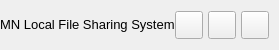
           <widget class="QFrame" name="contentTopBg">
            <property name="minimumSize">
             <size>
              <width>0</width>
              <height>50</height>
             </size>
            </property>
            <property name="maximumSize">
             <size>
              <width>16777215</width>
              <height>50</height>
             </size>
            </property>
            <property name="frameShape">
             <enum>QFrame::Shape::NoFrame</enum>
            </property>
            <property name="frameShadow">
             <enum>QFrame::Shadow::Raised</enum>
            </property>
            <layout class="QHBoxLayout" name="horizontalLayout">
             <property name="spacing">
              <number>0</number>
             </property>
             <property name="leftMargin">
              <number>0</number>
             </property>
             <property name="topMargin">
              <number>0</number>
             </property>
             <property name="rightMargin">
              <number>10</number>
             </property>
             <property name="bottomMargin">
              <number>0</number>
             </property>
             <item>
              <widget class="QFrame" name="leftBox">
               <property name="sizePolicy">
                <sizepolicy hsizetype="Expanding" vsizetype="Preferred">
                 <horstretch>0</horstretch>
                 <verstretch>0</verstretch>
                </sizepolicy>
               </property>
               <property name="frameShape">
                <enum>QFrame::Shape::NoFrame</enum>
               </property>
               <property name="frameShadow">
                <enum>QFrame::Shadow::Raised</enum>
               </property>
               <layout class="QHBoxLayout" name="horizontalLayout_3">
                <property name="spacing">
                 <number>0</number>
                </property>
                <property name="leftMargin">
                 <number>0</number>
                </property>
                <property name="topMargin">
                 <number>0</number>
                </property>
                <property name="rightMargin">
                 <number>0</number>
                </property>
                <property name="bottomMargin">
                 <number>0</number>
                </property>
                <item>
                 <widget class="QLabel" name="titleRightInfo">
                  <property name="sizePolicy">
                   <sizepolicy hsizetype="Preferred" vsizetype="Expanding">
                    <horstretch>0</horstretch>
                    <verstretch>0</verstretch>
                   </sizepolicy>
                  </property>
                  <property name="maximumSize">
                   <size>
                    <width>16777215</width>
                    <height>45</height>
                   </size>
                  </property>
                  <property name="font">
                   <font>
                    <family>Segoe UI</family>
                    <pointsize>10</pointsize>
                    <italic>false</italic>
                    <bold>false</bold>
                   </font>
                  </property>
                  <property name="text">
                   <string>MN Local File Sharing System</string>
                  </property>
                  <property name="alignment">
                   <set>Qt::AlignmentFlag::AlignLeading|Qt::AlignmentFlag::AlignLeft|Qt::AlignmentFlag::AlignVCenter</set>
                  </property>
                 </widget>
                </item>
               </layout>
              </widget>
             </item>
             <item alignment="Qt::AlignmentFlag::AlignRight">
              <widget class="QFrame" name="rightButtons">
               <property name="minimumSize">
                <size>
                 <width>0</width>
                 <height>28</height>
                </size>
               </property>
               <property name="frameShape">
                <enum>QFrame::Shape::NoFrame</enum>
               </property>
               <property name="frameShadow">
                <enum>QFrame::Shadow::Raised</enum>
               </property>
               <layout class="QHBoxLayout" name="horizontalLayout_2">
                <property name="spacing">
                 <number>5</number>
                </property>
                <property name="leftMargin">
                 <number>0</number>
                </property>
                <property name="topMargin">
                 <number>0</number>
                </property>
                <property name="rightMargin">
                 <number>0</number>
                </property>
                <property name="bottomMargin">
                 <number>0</number>
                </property>
                <item>
                 <widget class="QPushButton" name="minimizeAppBtn">
                  <property name="minimumSize">
                   <size>
                    <width>28</width>
                    <height>28</height>
                   </size>
                  </property>
                  <property name="maximumSize">
                   <size>
                    <width>28</width>
                    <height>28</height>
                   </size>
                  </property>
                  <property name="cursor">
                   <cursorShape>PointingHandCursor</cursorShape>
                  </property>
                  <property name="toolTip">
                   <string>Minimize</string>
                  </property>
                  <property name="text">
                   <string/>
                  </property>
                  <property name="icon">
                   <iconset resource="../resources.qrc">
                    <normaloff>:/icons/icons/icon_minimize.png</normaloff>:/icons/icons/icon_minimize.png</iconset>
                  </property>
                  <property name="iconSize">
                   <size>
                    <width>20</width>
                    <height>20</height>
                   </size>
                  </property>
                 </widget>
                </item>
                <item>
                 <widget class="QPushButton" name="maximizeRestoreAppBtn">
                  <property name="minimumSize">
                   <size>
                    <width>28</width>
                    <height>28</height>
                   </size>
                  </property>
                  <property name="maximumSize">
                   <size>
                    <width>28</width>
                    <height>28</height>
                   </size>
                  </property>
                  <property name="font">
                   <font>
                    <family>Segoe UI</family>
                    <pointsize>10</pointsize>
                    <italic>false</italic>
                    <bold>false</bold>
                    <stylestrategy>PreferDefault</stylestrategy>
                   </font>
                  </property>
                  <property name="cursor">
                   <cursorShape>PointingHandCursor</cursorShape>
                  </property>
                  <property name="toolTip">
                   <string>Maximize</string>
                  </property>
                  <property name="text">
                   <string/>
                  </property>
                  <property name="icon">
                   <iconset resource="../resources.qrc">
                    <normaloff>:/icons/icons/icon_maximize.png</normaloff>:/icons/icons/icon_maximize.png</iconset>
                  </property>
                  <property name="iconSize">
                   <size>
                    <width>20</width>
                    <height>20</height>
                   </size>
                  </property>
                 </widget>
                </item>
                <item>
                 <widget class="QPushButton" name="closeAppBtn">
                  <property name="minimumSize">
                   <size>
                    <width>28</width>
                    <height>28</height>
                   </size>
                  </property>
                  <property name="maximumSize">
                   <size>
                    <width>28</width>
                    <height>28</height>
                   </size>
                  </property>
                  <property name="cursor">
                   <cursorShape>PointingHandCursor</cursorShape>
                  </property>
                  <property name="toolTip">
                   <string>Close</string>
                  </property>
                  <property name="text">
                   <string/>
                  </property>
                  <property name="icon">
                   <iconset resource="../resources.qrc">
                    <normaloff>:/icons/icons/icon_close.png</normaloff>:/icons/icons/icon_close.png</iconset>
                  </property>
                  <property name="iconSize">
                   <size>
                    <width>20</width>
                    <height>20</height>
                   </size>
                  </property>
                 </widget>
                </item>
               </layout>
              </widget>
             </item>
            </layout>
           </widget>
